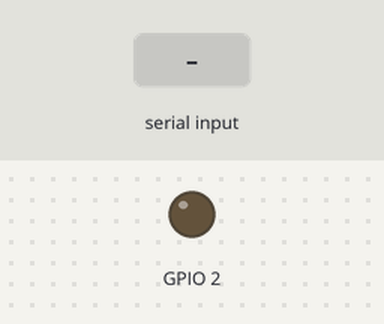
The sketch below on a simulated ESP32. Parts: output pins drawn as LEDs (lit = HIGH). The inputs (shaded band) are chosen by the test bench. Nothing arrives over Bluetooth unless stated.

Above: at 1.2 s.
1.3 s: "1" received over the second serial link
At 1.6 s:
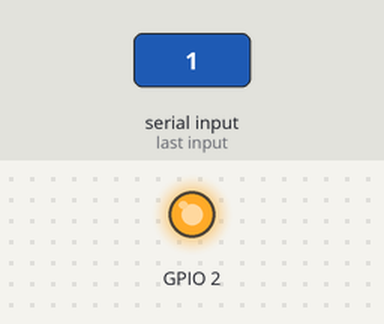
2.8 s: "0" received over the second serial link
At 3.9 s:
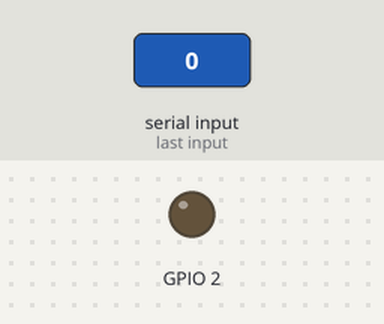
Timing chart, 0 to 5.8 s (numbered marks = the images above; inputs shaded):
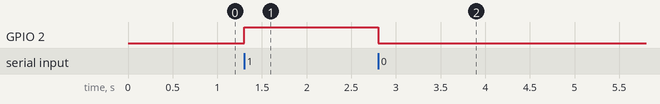

The sketch:

BLUETOOTH_example.ino
```cpp
 #include "BluetoothSerial.h"
 BluetoothSerial serialBT;
 char cmd;

 void setup() {

  // put your setup code here, to run once:
  serialBT.begin("Luffy");
  pinMode (2, OUTPUT);
}

void loop() {
  // put your main code here, to run repeatedly:
  if(serialBT.available()){
    cmd = serialBT.read();

  }
  if (cmd == '1'){
    digitalWrite(2, HIGH);
  }
   if (cmd == '0'){
    digitalWrite(2, LOW);
  }
  }
```

Measured:
- after the input at 1.3 s, GPIO 2: LOW → HIGH at once
- after the input at 2.8 s, GPIO 2: HIGH → LOW at once
